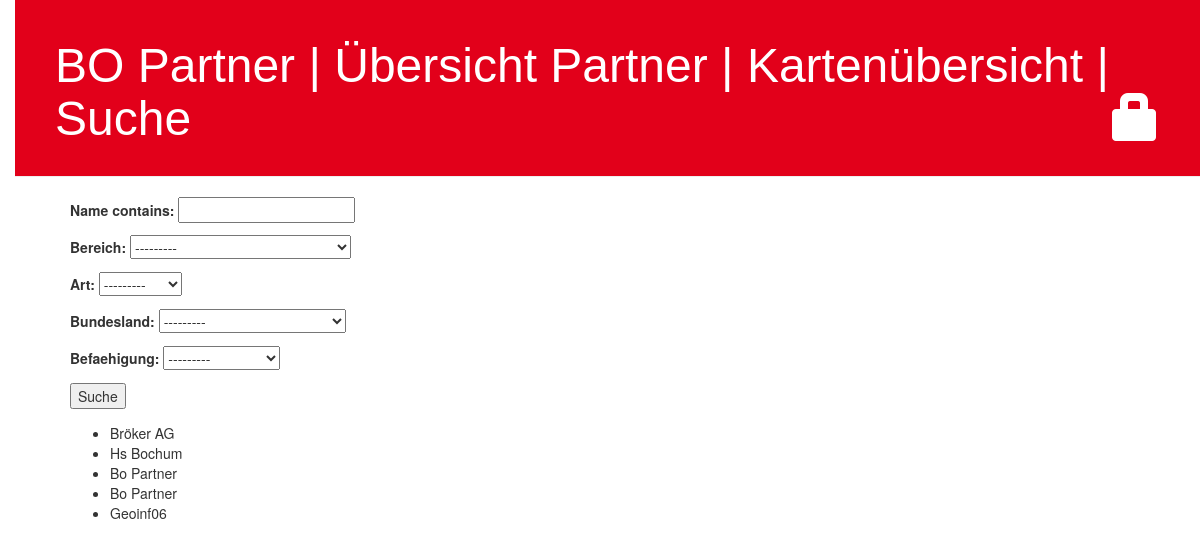
Page /firmen_gefiltert/ on the committed database.
### crm/models.py (models this page shows, shortened)
class Firma(models.Model):
    LISTE_BUNDESLAND = (
            ('BB', 'Brandenburg'),
            ('BE', 'Berlin'),
            ('BW', 'Baden-Wuerttemberg'),
            ('BY', 'Bayern'),
            ('HB', 'Bremen'),
            ('HE', 'Hessen'),
            ('HH', 'Hamburg'),
            ('MV', 'Mecklenburg-Vorpommern'),
            ('NI', 'Niedersachsen'),
            ('NW', 'Nordrhein-Westfalen'),
            ('RP', 'Rheinland-Pfalz'),
            ('SH', 'Schleswig-Holstein'),
            ('SL', 'Saarland'),
            ('SN', 'Sachsen'),
            ('ST', 'Sachsen-Anhalt'),
            ('TH', 'Thueringen'),
    )
    LISTE_ART = (
            ('Behoerde','Behoerde'),
            ('Firma','Firma'),
            ('Institut', 'Institut'),
            ('Verband', 'Verband')
    )
    LISTE_BEFAEHIGUNG = (
            ('Bacherlorarbeit', 'Bacherlorarbeit'),
            ('Masterarbeit', 'Masterarbeit'),
            ('Praktikum', 'Praktikum'),
            ('Exkursion', 'Exkursion')
    )
    LISTE_BEREICH = (
            ('Agrarwirtschaft','Agrarwirtschaft'),
            ('CAD','CAD'),
            ('Geo- und Landschaftsökologie','Geo- & Landschaftsökologie'),
            ('Geodäse und Vermessung','Geodäse und Vermessung'),
            ('Geodaten','Geodaten'),
            ('Geographie','Geographie'),
            ('Geoinformatik','Geoinformatik'),
            ('Geologie','Geologie'),
            ('Geomarketing','Geomarketing'),
            ('Geophysik','Geophysik'),
            ('Geowissenschaften','Geowissenschaften'),
            ('GIS','GIS'),
            ('GIS-Applikation','GIS-Applikation'),
            ('Hydrologie und Wasserbau','Hydrologie und Wasserbau'),
            ('Kartographie und Visualisierung','Kartographie und Visualisierung'),
            ('Meteorologie','Meteorologie'),
            ('Navigation und Telematik','Navigation und Telematik'),
            ('Photogrammetrie','Photogrammetrie'),
            ('Planung','Planung'),
            ('Raumordnung','Raumordnung'),
            ('Software-Entwicklung','Software-Entwicklung'),
            ('Umwelt- und Naturschutz','Umwelt- und Naturschutz'),
            ('Verkehr','Verkehr'),
            ('Vermessung','Vermessung')
    )
    name = models.CharField(max_length=100, blank=False)
    art = models.CharField(max_length=50, choices=LISTE_ART, null=True)
    freie_beschreibung = models.TextField(null=True, blank=True)
    strasse = models.CharField(max_length=100, blank=False)
    hausnummer = models.IntegerField(blank=False)
    hausnummerzusatz = models.CharField(max_length=10, null=True, blank=True)
    plz = models.IntegerField(blank=False)
    ort = models.CharField(max_length=50, blank=False)
    bundesland = models.CharField(max_length=2, blank=False, choices=LISTE_BUNDESLAND)
    land = models.CharField(max_length=50, blank=False)
    xKoordinate = models.FloatField(null=True, blank=True)
    yKoordinate = models.FloatField(null=True, blank=True)
    bereich = MultiSelectField(max_length=200, choices=LISTE_BEREICH, null=True, blank=True)
    befaehigung =  MultiSelectField(max_length=200, choices=LISTE_BEFAEHIGUNG, null=True, blank=True)
    class Meta:
        verbose_name_plural = "Firmen"

### crm/views.py (the view)
# urls.py: url(r'^firmen_gefiltert/$', views.firmen_gefiltert, name='firmen_gefiltert'),
def firmen_gefiltert(request):
    firmen_liste = Firma.objects.all()
    firmen_filter = Filter_Bereich(request.GET,queryset=firmen_liste)
    return render(request, 'bopartner/firmen_gefiltert.html', {'filter': firmen_filter})

### crm/templates/bopartner/firmen_gefiltert.html
{% extends 'bopartner/base.html' %}
{% block content %}
  <form method="get">
    {{ filter.form.as_p }}
    <button type="submit">Suche</button>
  </form>
  <ul>
  {% for firma in filter.qs %}
    <li>{{ firma.name }}</li>
  {% endfor %}
  </ul>
{% endblock %}

### crm/static/css/bopartner.css (style rules this page uses)
body { padding-left: 15px; }

### rows in the picture
Firma: name "Bröker AG"
Firma: name "Hs Bochum"
Firma: name "Bo Partner"
Firma: name "Bo Partner"
Firma: name "Geoinf06"
